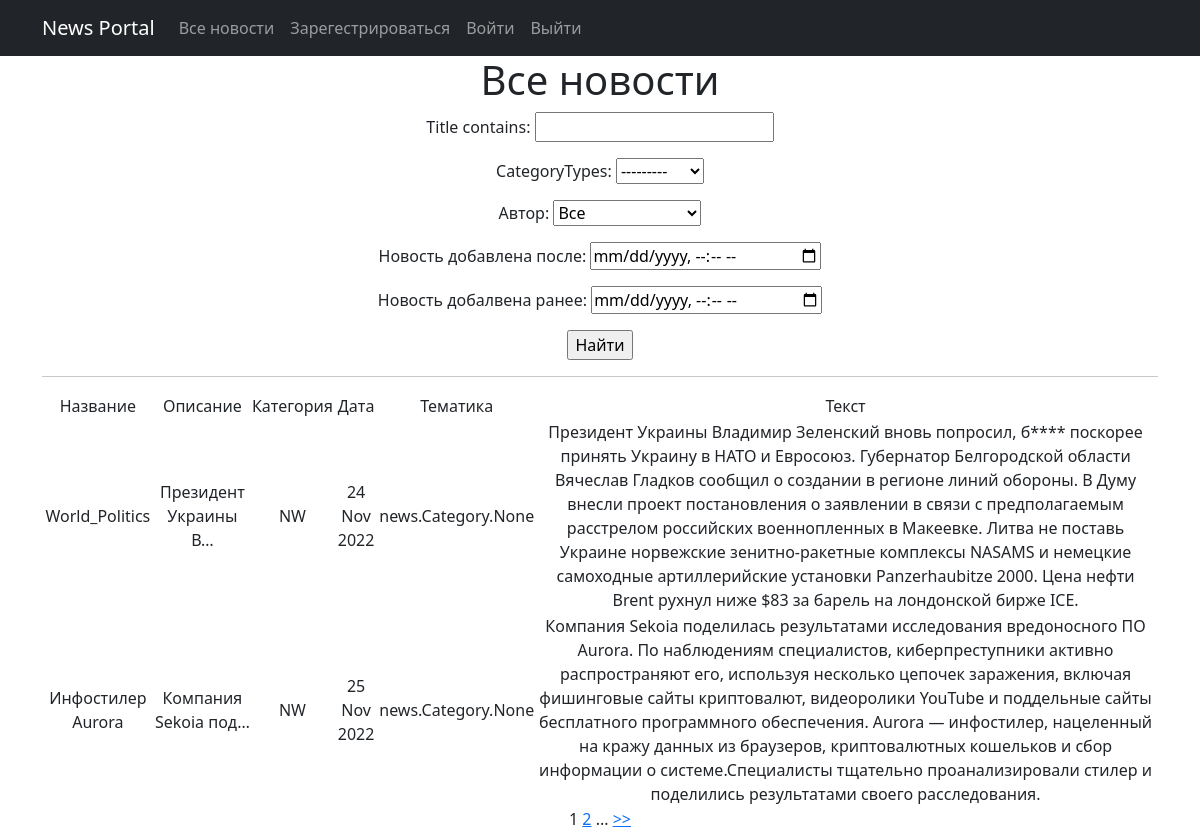
Page /news/ on the committed database.
### news/models.py (models this page shows, shortened)
class Post(models.Model):
    author = models.ForeignKey(Author, on_delete=models.CASCADE)
    ARTICLE = "AR"
    NEWS = "NW"
    CATEGORY_CHOICES = (
        (ARTICLE, "Статья"),
        (NEWS, "Новость")
    )
    categoryTypes = models.CharField(max_length=2, choices=CATEGORY_CHOICES, default=ARTICLE)
    dateCreation = models.DateTimeField(auto_now_add=True)
    postCategory = models.ManyToManyField(Category, through="PostCategory")
    title = models.CharField(max_length=256)
    text = models.TextField()
    rating = models.IntegerField(default=0)

### news/views.py (the view)
# urls.py: path('', PostList.as_view(), name='post_list'),
class PostList(ListView):
    model = Post
    ordering = '-rating'
    template_name = 'news.html'
    context_object_name = 'news'
    paginate_by = 2
    def get_queryset(self):
        queryset = super().get_queryset()
        self.filterset = PostFilter(self.request.GET, queryset)
        return self.filterset.qs
    def get_context_data(self, **kwargs):
        context = super().get_context_data(**kwargs)
        context['filterset'] = self.filterset
        return context

### news/templatetags/custom_filters.py (called while the page is built)
@register.filter()
def censor(value):
    if not isinstance(value, str):
        raise TypeError(f"unresolved type '{type(value)}' expected type 'str'")
    for word in value.split():
        if word.lower() in censor_list:
            value = value.replace(word, f"{word[0]}{'*' * (len(word) - 1)}")
    return value

### news/templatetags/custom_tags.py (called while the page is built)
@register.simple_tag(takes_context=True)
def url_replace(context, **kwargs):
    d = context['request'].GET.copy()
    for k, v in kwargs.items():
        d[k] = v
    return d.urlencode()

### news/templates/news.html (shortened to what this page needs)
{% extends 'flatpages/default.html' %}
{% load custom_filters %}
{% load custom_tags %}
{% block content %}
   <h1>Все новости</h1>
   <form action="" method="get">
       {{ filterset.form.as_p }}
       <input type="submit" value="Найти" />
   </form>
   <hr>
   {% if news %}
        <table>
            <tr>
                <td>Название</td>
                <td>Описание</td>
                <td>Категория</td>
                <td>Дата</td>
                <td>Тематика</td>
                <td>Текст</td>
            </tr>
            {% for post in news %}
            <tr>
                <td>{{ post.title }}</td>
                <td><div align = "center">{{ post.text|truncatechars:20 }}</div></td>
                <td>{{ post.categoryTypes}}</td>
                <td>{{ post.dateCreation|date:'d M Y' }}</td>
                <td>{{post.postCategory}}</td>
                <td>{{ post.text|censor}}</td>
                <td>
                </td>
            </tr>
           {% endfor %}
       </table>
    {% else %}
        <h2>Новостей нет!</h2>
    {% endif %}
    {{ page_obj.number }}
    {% if page_obj.has_next %}
        <a href="?{% url_replace page=page_obj.next_page_number %}">{{ page_obj.next_page_number }}</a>
        {% if paginator.num_pages != page_obj.next_page_number %}
            ...
            <a href="?{% url_replace page=page_obj.paginator.num_pages %}">>></a>
        {% endif %}
    {% endif %}
{% endblock content %}

### news/templates/flatpages/default.html (shortened to what this page needs)
<!DOCTYPE html>
<html lang="en">
    <head>
        {% load static %}
        <link href="{% static 'css/styles.css' %}" rel="stylesheet" />
    </head>
    <body>
       <nav class="navbar navbar-expand-lg navbar-dark bg-dark static-top">
   <div class="container">
       <a class="navbar-brand" href="#">News Portal</a>
       <div class="collapse navbar-collapse" id="navbarResponsive">
           <ul class="navbar-nav ml-auto">
               <li class="nav-item">
                   <a class="nav-link" href="/news/">Все новости</a>
               </li>
               <li class="nav-item">
                   <a class="nav-link" href="/accounts/signup">Зарегестрироваться</a>
               </li>
               <li class="nav-item">
                   <a class="nav-link" href="/accounts/login">Войти</a>
               </li>
               <li class="nav-item">
                   <a class="nav-link" href="/accounts/logout">Выйти</a>
               </li>
           </ul>
       </div>
   </div>
</nav>
    <div class="container">
   <div class="row">
       <div class="col-lg-12 text-center">
           {% block content %}{% endblock content %}
       </div>
   </div>
</div>
    </body>
</html>

### rows in the picture
Post: title "World_Politics", text "Президент Украины В…", categoryTypes "NW", dateCreation "24 Nov 2022", postCategory "news.Category.None", text|censor "Президент Украины Владимир Зеленский вновь попросил, б**** поскорее принять Украину в НАТО и Евросоюз. Губернатор Белгородской области Вячеслав Гладков сообщил о создании в регионе линий обороны. В Думу внесли проект постановления о заявлении в связи с предполагаемым расстрелом российских военнопленных в Макеевке. Литва не поставь Украине норвежские зенитно-ракетные комплексы NASAMS и немецкие самоходные артиллерийские установки Panzerhaubitze 2000. Цена нефти Brent рухнул ниже $83 за барель на лондонской бирже ICE."
Post: title "Инфостилер Aurora", text "Компания Sekoia под…", categoryTypes "NW", dateCreation "25 Nov 2022", postCategory "news.Category.None", text|censor "Компания Sekoia поделилась результатами исследования вредоносного ПО Aurora. По наблюдениям специалистов, киберпреступники активно распространяют его, используя несколько цепочек заражения, включая фишинговые сайты криптовалют, видеоролики YouTube и поддельные сайты бесплатного программного обеспечения. Aurora — инфостилер, нацеленный на кражу данных из браузеров, криптовалютных кошельков и сбор информации о системе.Специалисты тщательно проанализировали стилер и поделились результатами своего расследования."

### other values in the picture
{{ page_obj.number }} "1"
{{ page_obj.next_page_number }} "2"
